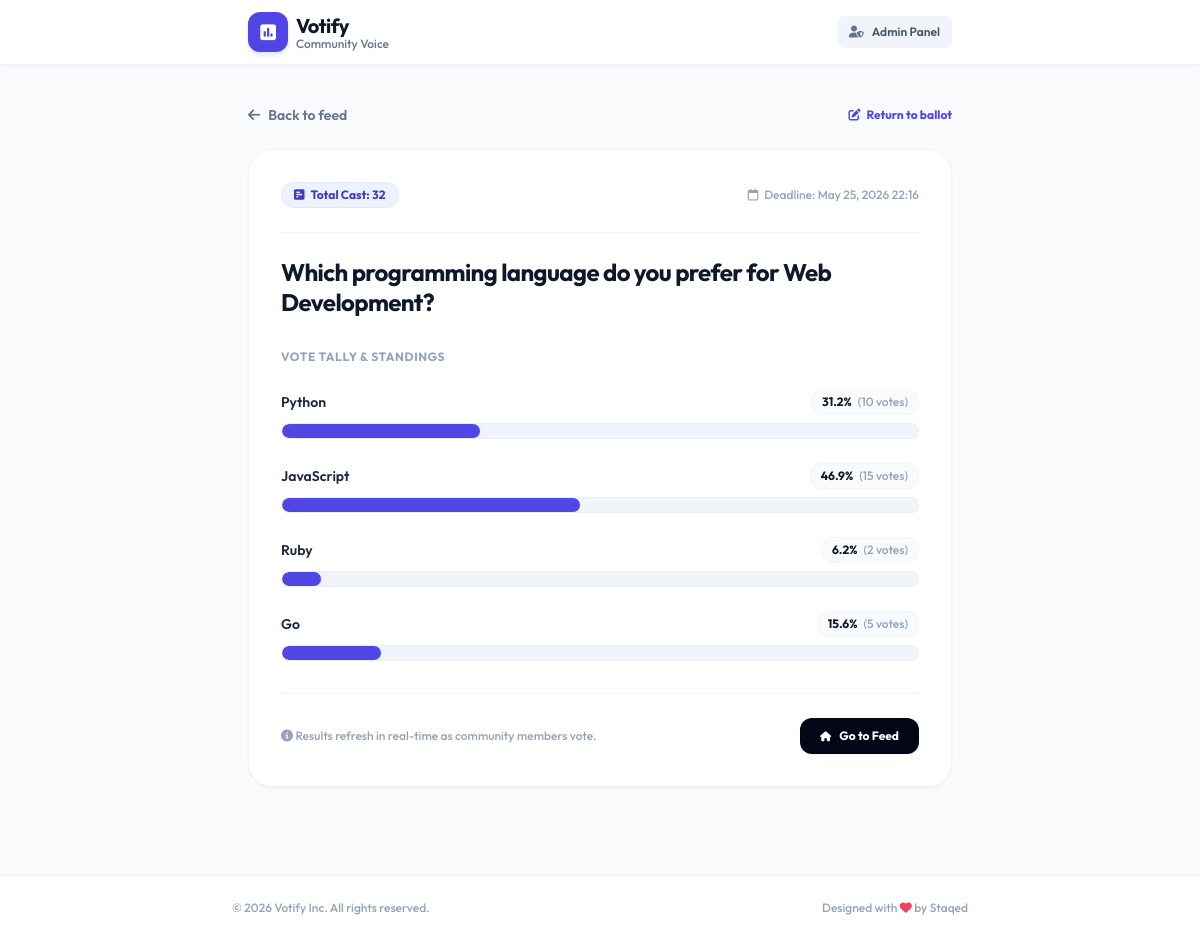
Page /poll/1/results/ on the earlier database version.
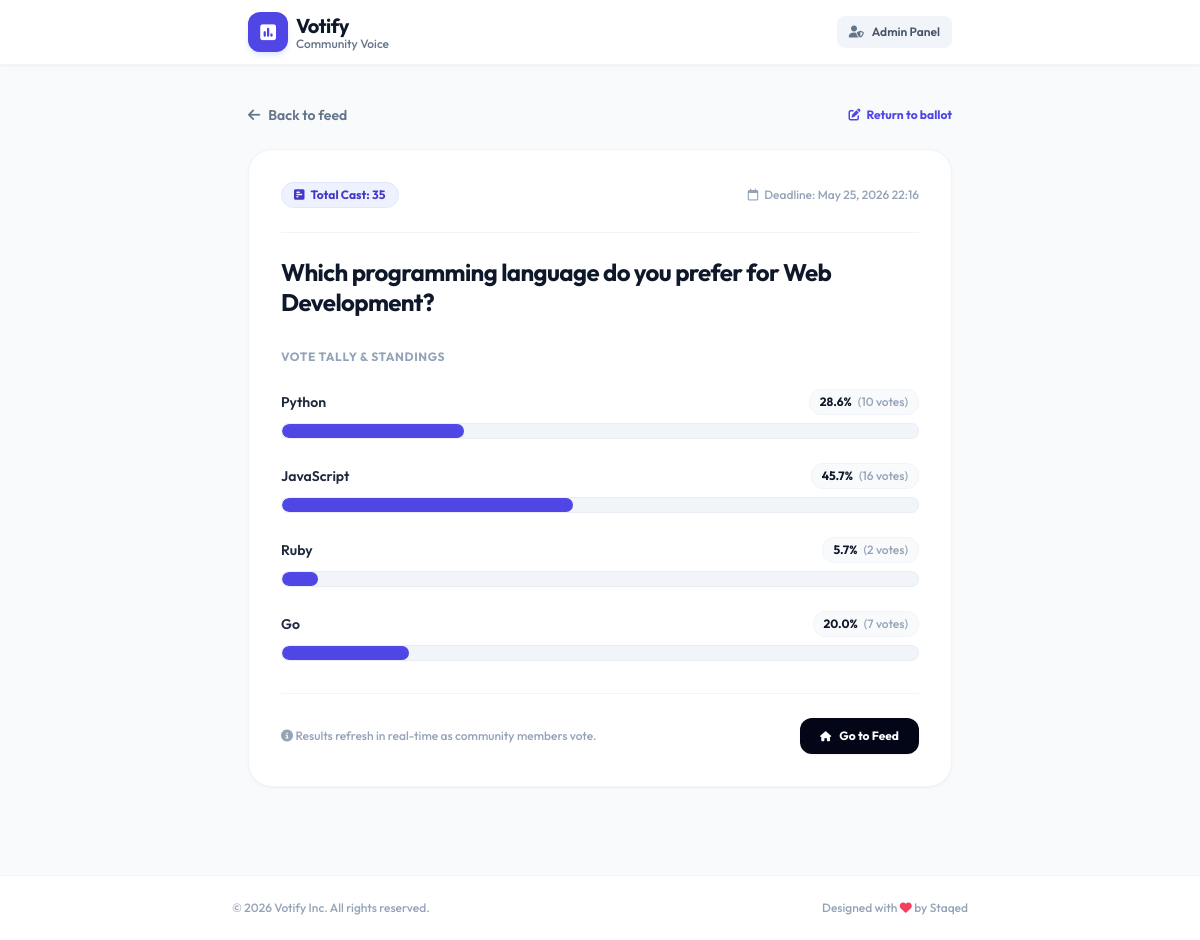
Same page on the later database version.
### polls/models.py (models this page shows, shortened)
class Choice(models.Model):
    poll = models.ForeignKey(Poll, on_delete=models.CASCADE, related_name='choices')
    option_text = models.CharField(max_length=200)
    votes = models.IntegerField(default=0)

### polls/views.py (the view)
# urls.py: path('poll/<int:poll_id>/results/', views.poll_results, name='poll_results'),
def poll_results(request, poll_id):
    poll = get_object_or_404(Poll, pk=poll_id)
    choices = poll.choices.all()
    total_votes = 0
    for choice in choices:
        total_votes += choice.votes
    for choice in choices:
        if total_votes > 0:
            choice.percentage = round((choice.votes / total_votes) * 100, 1)
        else:
            choice.percentage = 0
    context = {
        'poll': poll,
        'choices': choices,
        'total_votes': total_votes,
    }
    return render(request, 'polls/poll_results.html', context)

### polls/templates/polls/poll_results.html (shortened to what the changed rows need)
<!DOCTYPE html>
<html lang="en">
<head>
    <script src="https://cdn.tailwindcss.com"></script>
    <link rel="stylesheet" href="https://cdnjs.cloudflare.com/ajax/libs/font-awesome/6.4.0/css/all.min.css">
</head>
<body class="bg-slate-50 text-slate-900 min-h-screen flex flex-col">
    <main class="flex-1 max-w-3xl w-full mx-auto px-4 sm:px-6 lg:px-8 py-10">
        <div class="bg-white border border-slate-100 rounded-3xl p-8 shadow-sm">
            <div class="flex items-center justify-between gap-4 mb-6 pb-6 border-b border-slate-100">
                <span class="inline-flex items-center gap-1.5 px-3 py-1 rounded-full text-xs font-bold bg-indigo-50 text-indigo-700 border border-indigo-100">
                    <i class="fa-solid fa-square-poll-horizontal"></i> Total Cast: {{ total_votes }}
                </span>
                <span class="text-xs text-slate-400 font-medium flex items-center gap-1.5">
                    <i class="fa-regular fa-calendar"></i> Deadline: {{ poll.expiration_date|date:"M d, Y H:i" }}
                </span>
            </div>
            <h2 class="text-2xl font-bold tracking-tight text-slate-900 mb-8 leading-tight">
                {{ poll.question }}
            </h2>
            <div class="space-y-6 mb-8">
                {% if choices %}
                    {% for choice in choices %}
                        <div class="space-y-2">
                            <div class="flex justify-between items-center text-sm">
                                <span class="font-semibold text-slate-800">{{ choice.option_text }}</span>
                                <span class="font-bold text-slate-900 bg-slate-50 border border-slate-100 px-2.5 py-1 rounded-xl text-xs flex items-center gap-1.5">
                                    {{ choice.percentage }}%
                                    <span class="text-slate-400 font-medium">({{ choice.votes }} vote{{ choice.votes|pluralize }})</span>
                                </span>
                            </div>
                            <div class="w-full bg-slate-100 rounded-2xl h-4 overflow-hidden border border-slate-200/50">
                                <div class="bg-indigo-600 h-full rounded-2xl transition-all duration-500 ease-out shadow-inner shadow-indigo-500/20"
                                    style="width: {{ choice.percentage }}%;"></div>
                            </div>
                        </div>
                    {% endfor %}
                {% endif %}
            </div>
        </div>
    </main>
</body>
</html>

Differences in the rows shown:
computed for Choice "Python": percentage "31.2" → "28.6"; {{ choice.percentage }} 31.2 → 28.6 (drawn)
changed Choice "JavaScript": percentage "46.9" → "45.7"; votes "15" → "16"; {{ choice.percentage }} 46.9 → 45.7 (drawn)
computed for Choice "Ruby": percentage "6.2" → "5.7"; {{ choice.percentage }} 6.2 → 5.7 (drawn)
changed Choice "Go": percentage "15.6" → "20.0"; votes "5" → "7"; {{ choice.percentage }} 15.6 → 20.0 (drawn)
Other differences:
{{ total_votes }}: "32" → "35"
